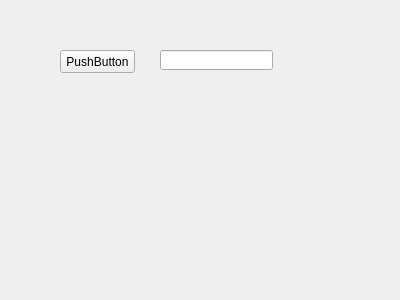
<?xml version="1.0" encoding="UTF-8"?>
<ui version="4.0">
 <class>Widget</class>
 <widget class="QWidget" name="Widget">
  <property name="geometry">
   <rect>
    <x>0</x>
    <y>0</y>
    <width>400</width>
    <height>300</height>
   </rect>
  </property>
  <property name="windowTitle">
   <string>Widget</string>
  </property>
  <widget class="QPushButton" name="pushButton">
   <property name="geometry">
    <rect>
     <x>60</x>
     <y>50</y>
     <width>75</width>
     <height>23</height>
    </rect>
   </property>
   <property name="text">
    <string>PushButton</string>
   </property>
  </widget>
  <widget class="QLineEdit" name="lineEdit">
   <property name="geometry">
    <rect>
     <x>160</x>
     <y>50</y>
     <width>113</width>
     <height>20</height>
    </rect>
   </property>
  </widget>
 </widget>
 <layoutdefault spacing="6" margin="11"/>
 <resources/>
 <connections/>
</ui>
